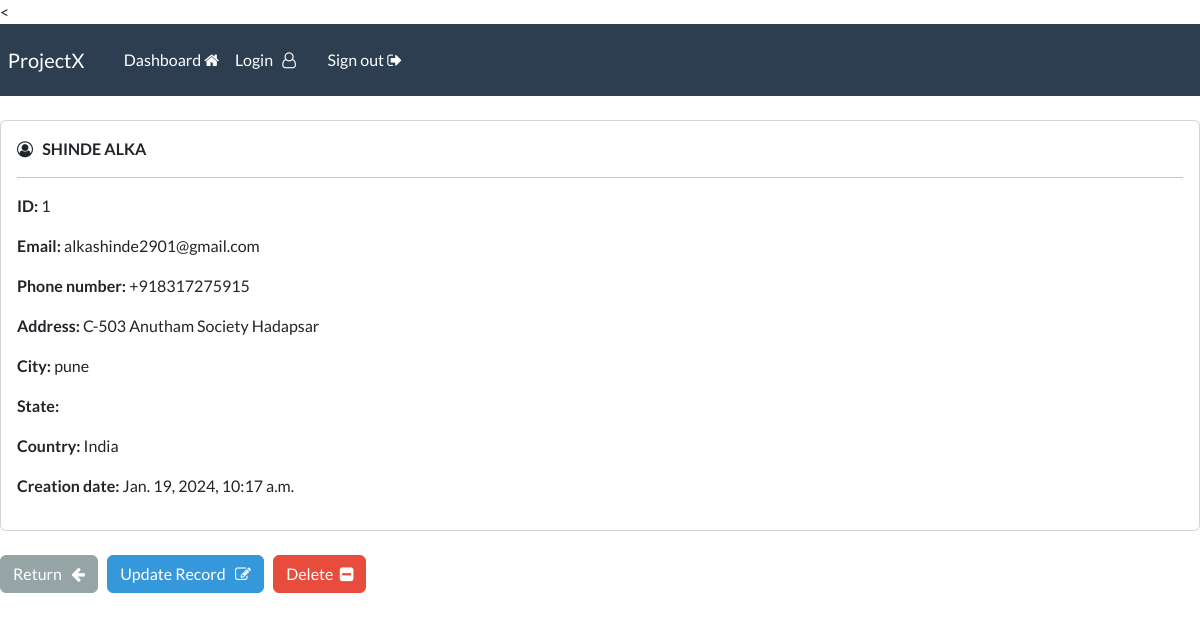
The page /record/1 (signed in) on the database its author committed.
### webapp/models.py (models this page shows, shortened)
class Record(models.Model):
    creation_date = models.DateTimeField(auto_now_add=True)
    first_name = models.CharField(max_length=100)
    last_name = models.CharField(max_length=100)
    email = models.CharField(max_length=255)
    phone = models.CharField(max_length=20)
    address = models.CharField(max_length=300)
    city = models.CharField(max_length=255)
    state = models.CharField(max_length=200)
    country = models.CharField(max_length=135)

### webapp/views.py (the view)
# urls.py: path('record/<int:pk>', views.single, name="record"),
@login_required(login_url='my-login')
def single(request , pk):
        all_records = Record.objects.get(id=pk)
        context = {'record':all_records}
        return render(request, 'webapp/view-record.html', context=context)

### webapp/templates/webapp/view-record.html (shortened to what this page needs)
{% extends 'webapp/base.html' %}
{% block content %}
    <div class="card">
        <div class="card-body">
            <i class="fa fa-user-circle-o" aria-hidden="true"></i> &nbsp;
            <strong>
                {{record.last_name|upper}}
                {{record.first_name| upper}}
            </strong>
            <hr>
            <p> <strong> ID: </strong> {{record.id}} </p>
            <p> <strong> Email: </strong> {{record.email}} </p>
            <p> <strong> Phone number: </strong> {{record.phone}} </p>
            <p> <strong> Address: </strong> {{record.address}} </p>
            <p> <strong> City: </strong> {{record.city}} </p>
            <p> <strong> State: </strong> {{record.province}} </p>
            <p> <strong> Country: </strong> {{record.country}} </p>
            <p> <strong> Creation date: </strong> {{record.creation_date}} </p>
        </div>
    </div>
    <br>
    <a href="{% url 'dashboard' %}" class="btn btn-secondary"> Return &nbsp; <i class="fa fa-arrow-left" aria-hidden="true"></i> </a>
    <a href="{% url 'update-record' record.id%}" class="btn btn-info"> </i>Update Record &nbsp; <i class="fa fa-pencil-square-o" aria-hidden="true"></i> </a>
    <a href="{% url 'delete-record' record.id %}" class="btn btn-danger"> Delete &nbsp;<i class="fa fa-minus-square" aria-hidden="true"></i> </a>
{% endblock %}

### rows shown on the page
Record: last_name "SHINDE", first_name "ALKA", id "1", email "alkashinde2901@gmail.com", phone "+918317275915", address "C-503 Anutham Society Hadapsar", city "pune", country "India", creation_date "Jan. 19, 2024, 10:17 a.m."
